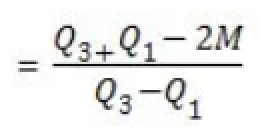
#> input picture Statistics & Probability/Skew/Detect Skew/images/bowley.png, 130 x 69 px, found by its file name (shown 2 times larger)
$ jupyter execute 'bowley'"'"'s coefficient.ipynb'
#> lines starting #> are read from the running program, lines starting #| are printed output that depends on the picture
1. [Bowley's Coefficient](#bowleys-coefficient)

#### Bowley's Coefficient:
- it is used to identify strength and the direction of skewness
- uses quartiles to measure skewness
- used for continuous numerical data

[cell 1]
from PIL import Image
from IPython.display import display

img = Image.open('images/bowley.png')
#> img is the input picture: PIL image 130x69 RGBA; mean R, G, B, A 237.8, 238, 237.4, 255
new_image = img.resize((200, 100))
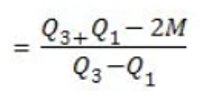
#> new_image: PIL image 200x100 RGBA; mean R, G, B, A 237.7, 237.9, 237.4, 255
display(new_image)


$ run again, with Statistics & Probability/Skew/Detect Skew/images/decile.png copied over Statistics & Probability/Skew/Detect Skew/images/bowley.png
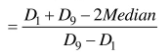
#> input picture Statistics & Probability/Skew/Detect Skew/images/decile.png, 160 x 52 px, found by its file name
#> img is the input picture: PIL image 160x52 RGBA; mean R, G, B, A 236.1, 236.1, 236.1, 255
#> `new_image = img.resize((200, 100))`:
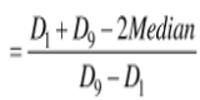
#> new_image: PIL image 200x100 RGBA; mean R, G, B, A 235.8, 235.8, 235.8, 255

$ run again, with Statistics & Probability/Skew/Detect Skew/images/density.png copied over Statistics & Probability/Skew/Detect Skew/images/bowley.png
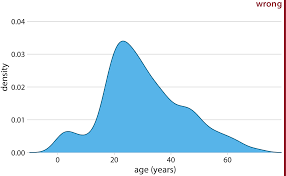
#> input picture Statistics & Probability/Skew/Detect Skew/images/density.png, 286 x 176 px, found by its file name
#> img is the input picture: PIL image 286x176 P; mean R, G, B 220.4, 236.8, 246.7
#> `new_image = img.resize((200, 100))`:
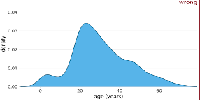
#> new_image: PIL image 200x100 P; mean R, G, B 221.1, 237.6, 247.4

$ run again, with Statistics & Probability/Skew/Detect Skew/images/histogram.png copied over Statistics & Probability/Skew/Detect Skew/images/bowley.png
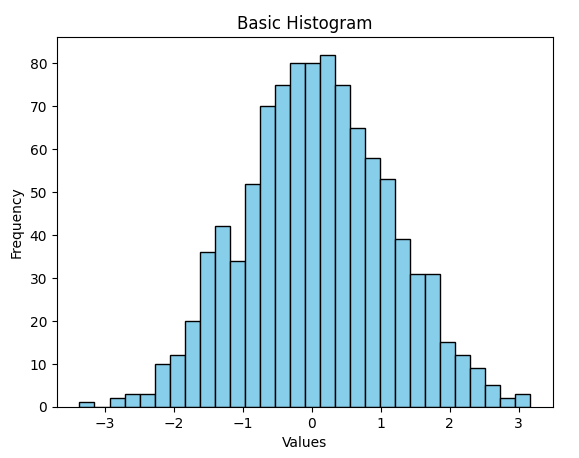
#> input picture Statistics & Probability/Skew/Detect Skew/images/histogram.png, 579 x 458 px, found by its file name
#> img is the input picture: PIL image 579x458 RGBA; mean R, G, B, A 218.1, 233.5, 239.8, 255
#> `new_image = img.resize((200, 100))`:
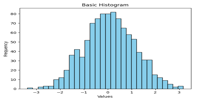
#> new_image: PIL image 200x100 RGBA; mean R, G, B, A 217.8, 233.2, 239.5, 255
